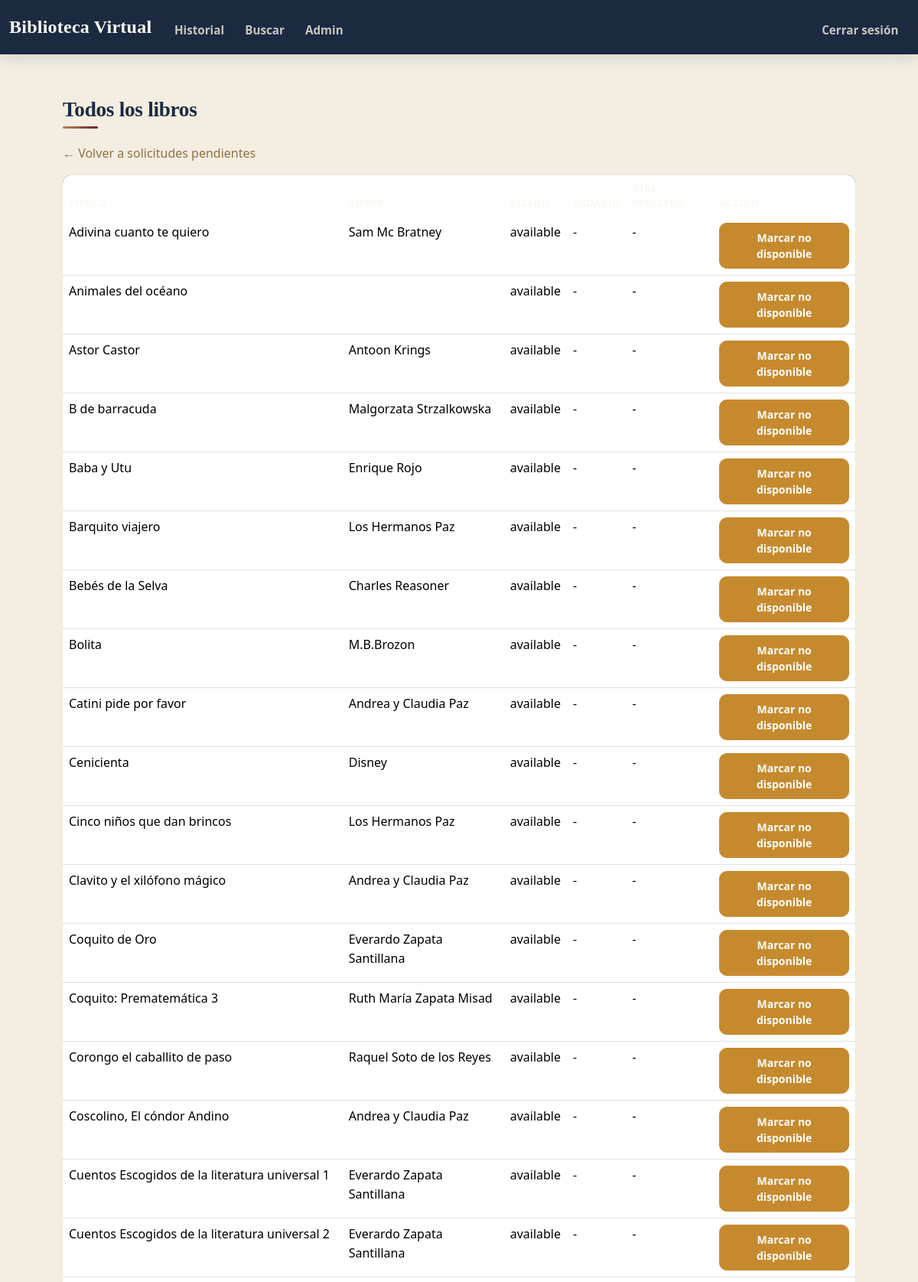
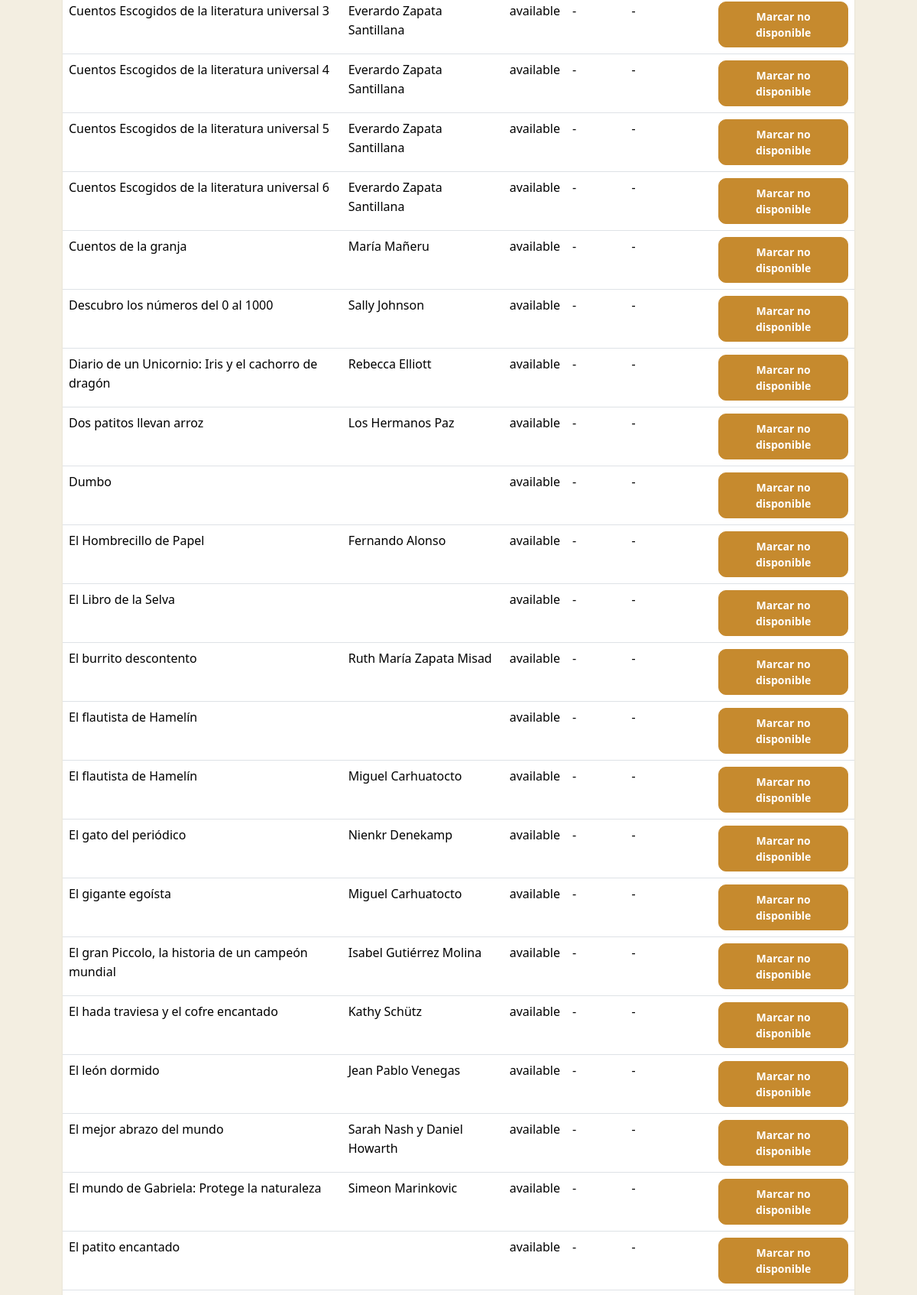
Screenshot of /admin/books (signed in, upper part) with the database file from the repository (2 pictures, top to bottom).
### tables this page shows
CREATE TABLE books (
    id INTEGER PRIMARY KEY AUTOINCREMENT,
    title TEXT NOT NULL,
    author TEXT,
    publisher TEXT,
    year INTEGER,
    isbn TEXT,
    language TEXT,
    category TEXT,
    status TEXT NOT NULL DEFAULT 'available'  -- 'available' or 'borrowed'
);

### app.py (the view)
@app.route("/admin/books")
@login_required
@admin_required
def admin_books():
    rows = db.execute(
        """SELECT books.id, books.title, books.author, books.status,
                  users.username AS borrowed_by, loans.borrowed_at
           FROM books
           LEFT JOIN loans ON loans.book_id = books.id AND loans.returned_at IS NULL
           LEFT JOIN users ON loans.user_id = users.id
           ORDER BY books.title"""
    )
    for row in rows:
        if row["borrowed_at"]:
            borrowed_date = datetime.fromisoformat(row["borrowed_at"])
            row["days_borrowed"] = (datetime.now() - borrowed_date).days
        else:
            row["days_borrowed"] = None
    return render_template("admin_books.html", books=rows)

### app.py (called while the page is built)
@app.after_request
def after_request(response):
    response.headers["Cache-Control"] = "no-cache, no-store, must-revalidate"
    response.headers["Expires"] = 0
    response.headers["Pragma"] = "no-cache"
    return response

def login_required(f):
    @wraps(f)
    def decorated_function(*args, **kwargs):
        if session.get("user_id") is None:
            return redirect("/login")
        return f(*args, **kwargs)
    return decorated_function

def admin_required(f):
    @wraps(f)
    def decorated_function(*args, **kwargs):
        user = db.execute("SELECT is_admin FROM users WHERE id = ?", session["user_id"])
        if not user or not user[0]["is_admin"]:
            return apology("admin access required", 403)
        return f(*args, **kwargs)
    return decorated_function

### templates/admin_books.html (shortened to what this page needs)
{% extends "layout.html" %}
{% block main %}
<div class="container mt-4">
    <h2>Todos los libros</h2>
    <p><a href="/admin">← Volver a solicitudes pendientes</a></p>
    <table class="table">
        <thead>
            <tr>
                <th>Título</th>
                <th>Autor</th>
                <th>Estado</th>
                <th>Usuario</th>
                <th>Días prestado</th>
                <th>Acción</th>
            </tr>
        </thead>
        <tbody>
            {% for book in books %}
                <tr>
                    <td>{{ book.title }}</td>
                    <td>{{ book.author }}</td>
                    <td>{{ book.status }}</td>
                    <td>{{ book.borrowed_by or "-" }}</td>
                    <td>
                        {% if book.days_borrowed is not none %}
                            {{ book.days_borrowed }}
                        {% else %}
                            -
                        {% endif %}
                    </td>
                    <td>
                        <form action="/admin/toggle_status/{{ book.id }}" method="post">
                            {% if book.status == "available" %}
                                <button type="submit" class="btn btn-sm btn-warning">Marcar no disponible</button>
                            {% else %}
                                <button type="submit" class="btn btn-sm btn-success">Marcar disponible</button>
                            {% endif %}
                        </form>
                    </td>
                </tr>
            {% endfor %}
        </tbody>
    </table>
</div>
{% endblock %}

### templates/layout.html (shortened to what this page needs)
<!DOCTYPE html>
<html lang="en">
<head>
    <link href="https://cdn.jsdelivr.net/npm/bootstrap@5.3.3/dist/css/bootstrap.min.css" rel="stylesheet">
    <link href="/static/styles.css" rel="stylesheet">
</head>
<body>
    <nav class="navbar navbar-expand-lg bg-light">
        <div class="container-fluid">
            <a class="navbar-brand" href="/">Biblioteca Virtual</a>
            <div class="navbar-collapse" id="navbar">
                {% if session["user_id"] %}
                    <ul class="navbar-nav me-auto mt-2">
                        <li class="nav-item"><a class="nav-link" href="/history">Historial</a></li>
                        <li class="nav-item"><a class="nav-link" href="/search">Buscar</a></li>
                        {% if session["is_admin"] %}
                            <li class="nav-item"><a class="nav-link" href="/admin">Admin</a></li>
                        {% endif %}
                    </ul>
                    <ul class="navbar-nav ms-auto mt-2">
                        <li class="nav-item"><a class="nav-link" href="/logout">Cerrar sesión</a></li>
                    </ul>
                {% endif %}
            </div>
        </div>
    </nav>
    <main>
        {% block main %}{% endblock %}
    </main>
</body>
</html>

### static/styles.css (style rules this page uses)
:root { --ink: #1B2A41; --ink-soft: #2E4258; --parchment: #F3EEE1; --parchment-light: #FBF9F3; --card-bg: #FFFFFF; --brass: #B08D57; --brass-dark: #8F7042; --burgundy: #6E1F2A; --burgundy-dark: #551621; --sage: #4C7A5E; --sage-dark: #3B5F49; --amber: #C68A2E; --font-display: "Fraunces", "Georgia", serif; --font-body: "Source Sans 3", "Segoe UI", sans-serif; --radius: 10px; --shadow-sm: 0 1px 3px rgba(27, 42, 65, 0.08); --shadow-md: 0 6px 20px rgba(27, 42, 65, 0.12); }
body { margin: 0; padding: 0; min-height: 100vh; background: var(--parchment); color: var(--ink); font-family: var(--font-body); font-size: 16px; line-height: 1.55; }
main { display: block; max-width: 1100px; margin: 0 auto; padding: 2rem 1.25rem 4rem; }
h1, h2, h3, h4, h5, h6 { font-family: var(--font-display); font-weight: 600; color: var(--ink); letter-spacing: -0.01em; }
h2 { font-size: 1.7rem; margin-bottom: 1.25rem; position: relative; padding-bottom: 0.5rem; }
h2::after { content: ""; position: absolute; left: 0; bottom: 0; width: 46px; height: 3px; background: linear-gradient(90deg, var(--brass), var(--burgundy)); border-radius: 2px; }
a { color: var(--brass-dark); text-decoration: none; }
nav.navbar { background: var(--ink) !important; box-shadow: var(--shadow-md); padding: 0.75rem 0; }
nav.navbar .navbar-brand { font-family: var(--font-display); font-weight: 700; font-size: 1.5rem; color: var(--parchment-light) !important; letter-spacing: 0.01em; }
nav.navbar .nav-link { font-family: var(--font-body); font-weight: 600; font-size: 0.95rem; color: rgba(243, 238, 225, 0.8) !important; padding: 0.4rem 0.85rem !important; border-radius: var(--radius); transition: background 0.15s ease, color 0.15s ease; }
.btn { font-family: var(--font-body); font-weight: 600; border-radius: var(--radius); padding: 0.5rem 1.1rem; transition: transform 0.12s ease, box-shadow 0.12s ease; }
.btn-warning { --bs-btn-bg: var(--amber); --bs-btn-border-color: var(--amber); --bs-btn-color: #fff; --bs-btn-hover-color: #fff; --bs-btn-hover-bg: #a86f22; --bs-btn-hover-border-color: #a86f22; }
form { max-width: 480px; }
form.row, .container form { max-width: none; }
.table { background: var(--card-bg); border-radius: var(--radius); overflow: hidden; box-shadow: var(--shadow-sm); }
.table thead, .table-light { background: var(--ink) !important; }
.table thead th { color: var(--parchment-light) !important; font-family: var(--font-body); font-weight: 600; text-transform: uppercase; font-size: 0.78rem; letter-spacing: 0.05em; border: none; }

### rows the page displays
books: title "Adivina cuanto te quiero", author "Sam Mc Bratney", status "available", borrowed_by "-", shows "Marcar no disponible"
books: title "Animales del océano", status "available", borrowed_by "-", shows "Marcar no disponible"
books: title "Astor Castor", author "Antoon Krings", status "available", borrowed_by "-", shows "Marcar no disponible"
books: title "B de barracuda", author "Malgorzata Strzalkowska", status "available", borrowed_by "-", shows "Marcar no disponible"
books: title "Baba y Utu", author "Enrique Rojo", status "available", borrowed_by "-", shows "Marcar no disponible"
books: title "Barquito viajero", author "Los Hermanos Paz", status "available", borrowed_by "-", shows "Marcar no disponible"
books: title "Bebés de la Selva", author "Charles Reasoner", status "available", borrowed_by "-", shows "Marcar no disponible"
books: title "Bolita", author "M.B.Brozon", status "available", borrowed_by "-", shows "Marcar no disponible"
books: title "Catini pide por favor", author "Andrea y Claudia Paz", status "available", borrowed_by "-", shows "Marcar no disponible"
books: title "Cenicienta", author "Disney", status "available", borrowed_by "-", shows "Marcar no disponible"
books: title "Cinco niños que dan brincos", author "Los Hermanos Paz", status "available", borrowed_by "-", shows "Marcar no disponible"
books: title "Clavito y el xilófono mágico", author "Andrea y Claudia Paz", status "available", borrowed_by "-", shows "Marcar no disponible"
books: title "Coquito de Oro", author "Everardo Zapata Santillana", status "available", borrowed_by "-", shows "Marcar no disponible"
books: title "Coquito: Prematemática 3", author "Ruth María Zapata Misad", status "available", borrowed_by "-", shows "Marcar no disponible"
books: title "Corongo el caballito de paso", author "Raquel Soto de los Reyes", status "available", borrowed_by "-", shows "Marcar no disponible"
books: title "Coscolino, El cóndor Andino", author "Andrea y Claudia Paz", status "available", borrowed_by "-", shows "Marcar no disponible"
books: title "Cuentos Escogidos de la literatura universal 1", author "Everardo Zapata Santillana", status "available", borrowed_by "-", shows "Marcar no disponible"
books: title "Cuentos Escogidos de la literatura universal 2", author "Everardo Zapata Santillana", status "available", borrowed_by "-", shows "Marcar no disponible"
books: title "Cuentos Escogidos de la literatura universal 3", author "Everardo Zapata Santillana", status "available", borrowed_by "-", shows "Marcar no disponible"
books: title "Cuentos Escogidos de la literatura universal 4", author "Everardo Zapata Santillana", status "available", borrowed_by "-", shows "Marcar no disponible"
books: title "Cuentos Escogidos de la literatura universal 5", author "Everardo Zapata Santillana", status "available", borrowed_by "-", shows "Marcar no disponible"
books: title "Cuentos Escogidos de la literatura universal 6", author "Everardo Zapata Santillana", status "available", borrowed_by "-", shows "Marcar no disponible"
books: title "Cuentos de la granja", author "María Mañeru", status "available", borrowed_by "-", shows "Marcar no disponible"
books: title "Descubro los números del 0 al 1000", author "Sally Johnson", status "available", borrowed_by "-", shows "Marcar no disponible"
books: title "Diario de un Unicornio: Iris y el cachorro de dragón", author "Rebecca Elliott", status "available", borrowed_by "-", shows "Marcar no disponible"
books: title "Dos patitos llevan arroz", author "Los Hermanos Paz", status "available", borrowed_by "-", shows "Marcar no disponible"
books: title "Dumbo", status "available", borrowed_by "-", shows "Marcar no disponible"
books: title "El Hombrecillo de Papel", author "Fernando Alonso", status "available", borrowed_by "-", shows "Marcar no disponible"
books: title "El Libro de la Selva", status "available", borrowed_by "-", shows "Marcar no disponible"
books: title "El burrito descontento", author "Ruth María Zapata Misad", status "available", borrowed_by "-", shows "Marcar no disponible"
books: title "El flautista de Hamelín", status "available", borrowed_by "-", shows "Marcar no disponible"
books: title "El flautista de Hamelín", author "Miguel Carhuatocto", status "available", borrowed_by "-", shows "Marcar no disponible"
books: title "El gato del periódico", author "Nienkr Denekamp", status "available", borrowed_by "-", shows "Marcar no disponible"
books: title "El gigante egoísta", author "Miguel Carhuatocto", status "available", borrowed_by "-", shows "Marcar no disponible"
books: title "El gran Piccolo, la historia de un campeón mundial", author "Isabel Gutiérrez Molina", status "available", borrowed_by "-", shows "Marcar no disponible"
books: title "El hada traviesa y el cofre encantado", author "Kathy Schütz", status "available", borrowed_by "-", shows "Marcar no disponible"
books: title "El león dormido", author "Jean Pablo Venegas", status "available", borrowed_by "-", shows "Marcar no disponible"
books: title "El mejor abrazo del mundo", author "Sarah Nash y Daniel Howarth", status "available", borrowed_by "-", shows "Marcar no disponible"
books: title "El mundo de Gabriela: Protege la naturaleza", author "Simeon Marinkovic", status "available", borrowed_by "-", shows "Marcar no disponible"
books: title "El patito encantado", status "available", borrowed_by "-", shows "Marcar no disponible"
